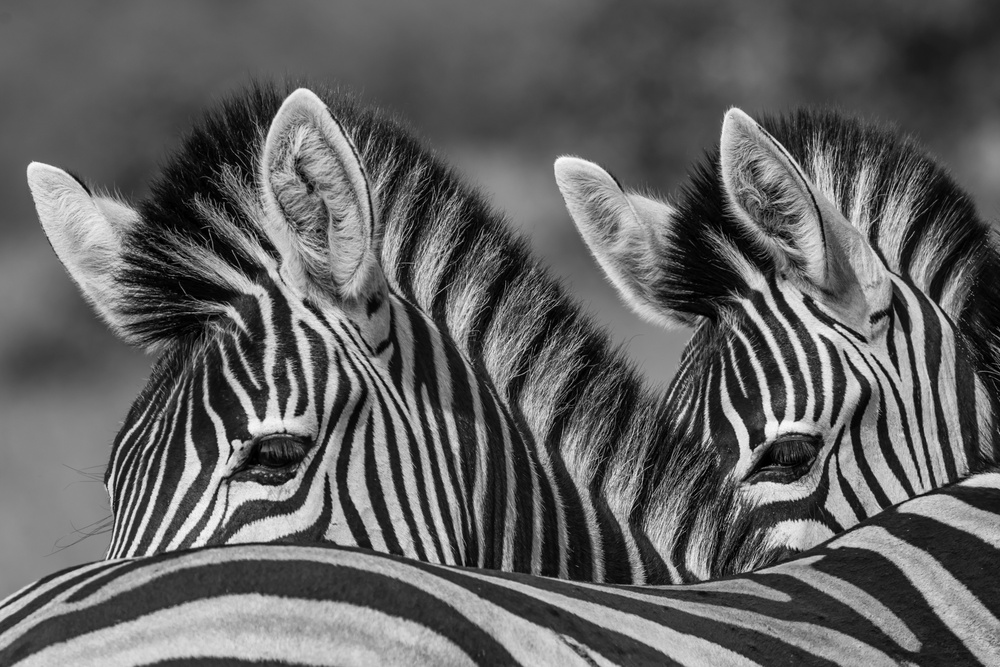
%> input picture LAB07/Dia.jpg, 1000 x 667 px, shrunk from 4300 x 2867 before the run
$ octave Erosion.m   (GNU Octave 9; MATLAB toolbox functions it lacks are replaced by stand-ins)
%> lines starting %> are read from the running program, lines starting %| are printed output that depends on the picture; in (x1, y1, x2, y2) boxes, pixels count from 0 and x2, y2 are one past the last pixel; in counts of white or black regions, pixels touching at a corner belong together; the program's own positions count from 1
% Read the input image
img = imread('C:\Users\CSELAB-2\Desktop\LAB07\Dia.jpg'); % Replace with your image file
%> img is the input picture: size 667x1000x3 uint8; min 0, max 253, mean 97.6

% Convert to grayscale if it's a color image
if size(img, 3) == 3
    img = rgb2gray(img);
%> img: size 667x1000 uint8
end

% Convert to binary image
bw = imbinarize(img);
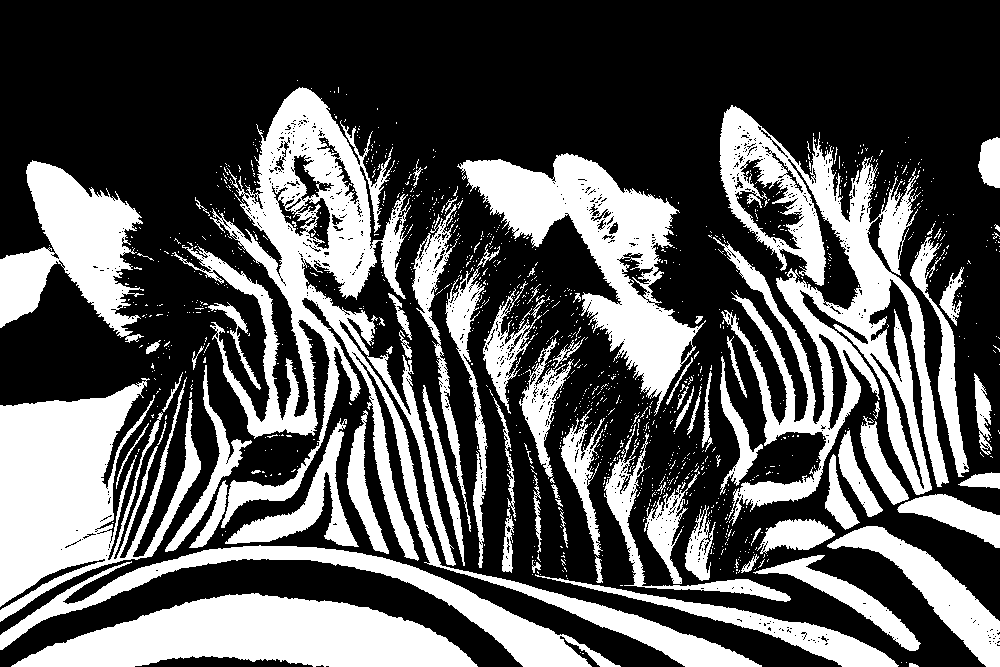
%> bw: size 667x1000 logical; 34.6% white; 1311 white regions (1227 under 20 px), largest, box (x1, y1, x2, y2) and area: (172, 87, 762, 667) 40625, (713, 105, 949, 526) 32930, (0, 377, 201, 622) 25104

% Define a structuring element
se = strel('disk', 5); % You can change the size and shape

% Perform erosion
eroded_image = imerode(bw, se);
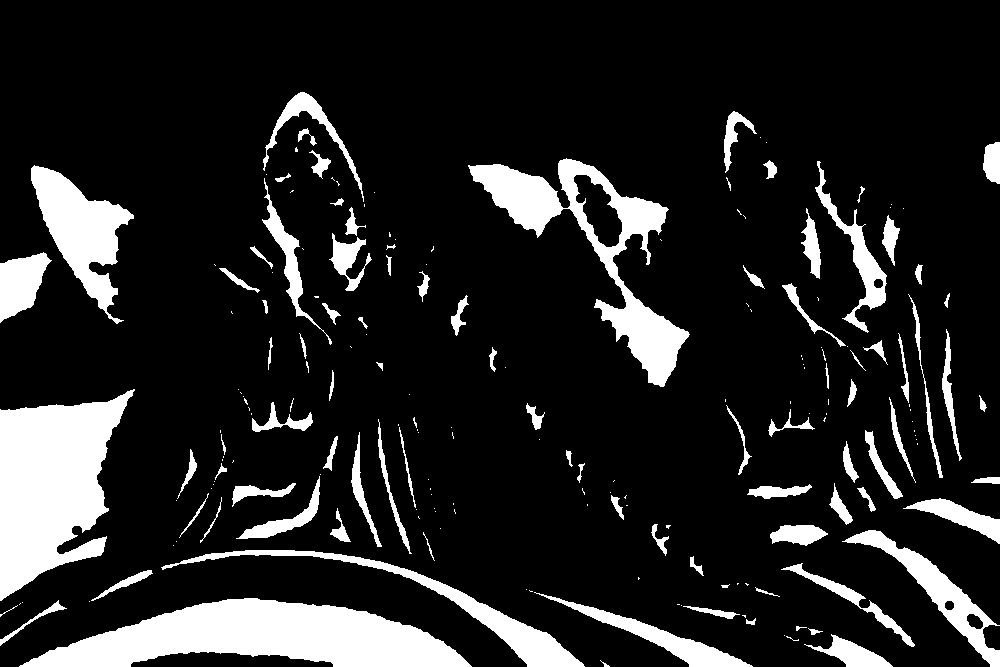
%> eroded_image: size 667x1000 logical; 14.3% white; 200 white regions (107 under 20 px), largest, box (x1, y1, x2, y2) and area: (19, 598, 472, 667) 18383, (0, 389, 135, 601) 17295, (468, 158, 690, 387) 11621

% Display the original and eroded images
figure;
subplot(1, 2, 1);
imshow(bw);
title('Original Binary Image');

subplot(1, 2, 2);
imshow(eroded_image);
title('Eroded Image');
